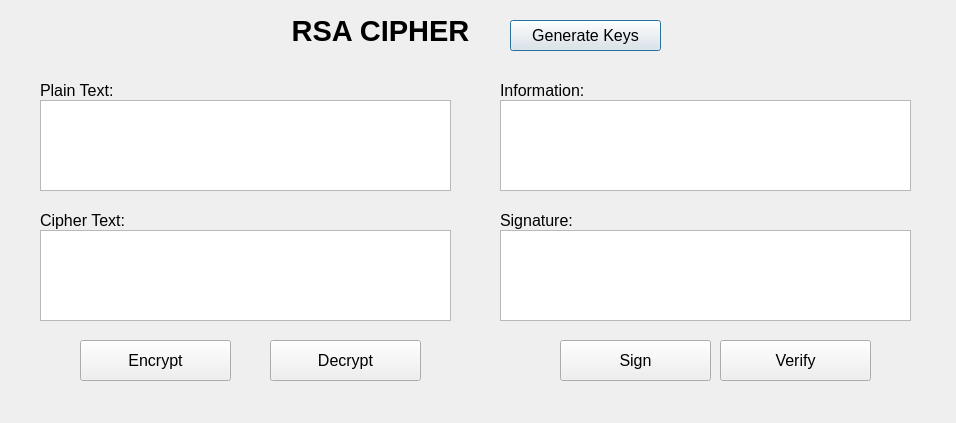
<?xml version="1.0" encoding="UTF-8"?>
<ui version="4.0">
 <class>MainWindow</class>
 <widget class="QDialog" name="MainWindow">
  <property name="geometry">
   <rect>
    <x>0</x>
    <y>0</y>
    <width>956</width>
    <height>423</height>
   </rect>
  </property>
  <widget class="QLabel" name="label">
   <property name="geometry">
    <rect>
     <x>270</x>
     <y>10</y>
     <width>221</width>
     <height>41</height>
    </rect>
   </property>
   <property name="font">
    <font>
     <pointsize>22</pointsize>
     <weight>75</weight>
     <bold>true</bold>
    </font>
   </property>
   <property name="text">
    <string>RSA CIPHER</string>
   </property>
   <property name="alignment">
    <set>Qt::AlignCenter</set>
   </property>
  </widget>
  <widget class="QPushButton" name="btn_gen_keys">
   <property name="geometry">
    <rect>
     <x>510</x>
     <y>20</y>
     <width>151</width>
     <height>31</height>
    </rect>
   </property>
   <property name="font">
    <font>
     <pointsize>12</pointsize>
    </font>
   </property>
   <property name="text">
    <string>Generate Keys</string>
   </property>
  </widget>
  <widget class="QLabel" name="label_2">
   <property name="geometry">
    <rect>
     <x>40</x>
     <y>80</y>
     <width>81</width>
     <height>21</height>
    </rect>
   </property>
   <property name="font">
    <font>
     <pointsize>12</pointsize>
    </font>
   </property>
   <property name="text">
    <string>Plain Text:</string>
   </property>
  </widget>
  <widget class="QTextEdit" name="txt_plain_text">
   <property name="geometry">
    <rect>
     <x>40</x>
     <y>100</y>
     <width>411</width>
     <height>91</height>
    </rect>
   </property>
   <property name="font">
    <font>
     <pointsize>12</pointsize>
    </font>
   </property>
  </widget>
  <widget class="QLabel" name="label_3">
   <property name="geometry">
    <rect>
     <x>40</x>
     <y>210</y>
     <width>101</width>
     <height>21</height>
    </rect>
   </property>
   <property name="font">
    <font>
     <pointsize>12</pointsize>
    </font>
   </property>
   <property name="text">
    <string>Cipher Text: </string>
   </property>
  </widget>
  <widget class="QTextEdit" name="txt_cipher_text">
   <property name="geometry">
    <rect>
     <x>40</x>
     <y>230</y>
     <width>411</width>
     <height>91</height>
    </rect>
   </property>
   <property name="font">
    <font>
     <pointsize>12</pointsize>
    </font>
   </property>
  </widget>
  <widget class="QPushButton" name="btn_encrypt">
   <property name="geometry">
    <rect>
     <x>80</x>
     <y>340</y>
     <width>151</width>
     <height>41</height>
    </rect>
   </property>
   <property name="font">
    <font>
     <pointsize>12</pointsize>
    </font>
   </property>
   <property name="text">
    <string>Encrypt</string>
   </property>
  </widget>
  <widget class="QPushButton" name="btn_decrypt">
   <property name="geometry">
    <rect>
     <x>270</x>
     <y>340</y>
     <width>151</width>
     <height>41</height>
    </rect>
   </property>
   <property name="font">
    <font>
     <pointsize>12</pointsize>
    </font>
   </property>
   <property name="text">
    <string>Decrypt</string>
   </property>
  </widget>
  <widget class="QLabel" name="label_4">
   <property name="geometry">
    <rect>
     <x>500</x>
     <y>80</y>
     <width>91</width>
     <height>21</height>
    </rect>
   </property>
   <property name="font">
    <font>
     <pointsize>12</pointsize>
    </font>
   </property>
   <property name="text">
    <string>Information:</string>
   </property>
  </widget>
  <widget class="QLabel" name="label_5">
   <property name="geometry">
    <rect>
     <x>500</x>
     <y>210</y>
     <width>91</width>
     <height>21</height>
    </rect>
   </property>
   <property name="font">
    <font>
     <pointsize>12</pointsize>
    </font>
   </property>
   <property name="text">
    <string>Signature:</string>
   </property>
  </widget>
  <widget class="QTextEdit" name="txt_info">
   <property name="geometry">
    <rect>
     <x>500</x>
     <y>100</y>
     <width>411</width>
     <height>91</height>
    </rect>
   </property>
   <property name="font">
    <font>
     <pointsize>12</pointsize>
    </font>
   </property>
  </widget>
  <widget class="QTextEdit" name="txt_sign">
   <property name="geometry">
    <rect>
     <x>500</x>
     <y>230</y>
     <width>411</width>
     <height>91</height>
    </rect>
   </property>
   <property name="font">
    <font>
     <pointsize>12</pointsize>
    </font>
   </property>
  </widget>
  <widget class="QPushButton" name="btn_sign">
   <property name="geometry">
    <rect>
     <x>560</x>
     <y>340</y>
     <width>151</width>
     <height>41</height>
    </rect>
   </property>
   <property name="font">
    <font>
     <pointsize>12</pointsize>
    </font>
   </property>
   <property name="text">
    <string>Sign</string>
   </property>
  </widget>
  <widget class="QPushButton" name="btn_verify">
   <property name="geometry">
    <rect>
     <x>720</x>
     <y>340</y>
     <width>151</width>
     <height>41</height>
    </rect>
   </property>
   <property name="font">
    <font>
     <pointsize>12</pointsize>
    </font>
   </property>
   <property name="text">
    <string>Verify</string>
   </property>
  </widget>
 </widget>
 <resources/>
 <connections/>
</ui>
